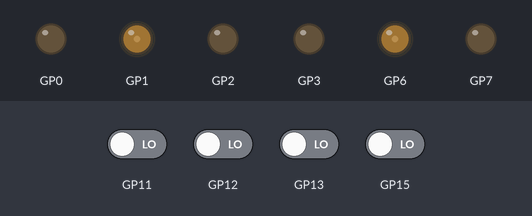
A program run on a simulated Raspberry Pi Pico running MicroPython. Shown: output pins drawn as LEDs (lit = HIGH). The test bench sets the inputs (shaded band); at power-on: GP11–13, GP15 LOW. What the program prints to the serial console is not drawn.

Above: at 1.28 s.
1.3 s: GP13 driven HIGH
At 4.03 s:
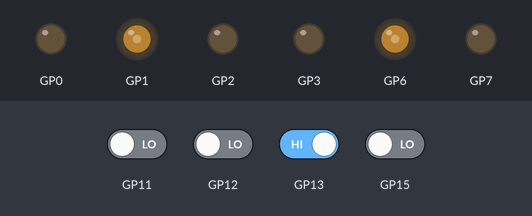
At 13.8 s:
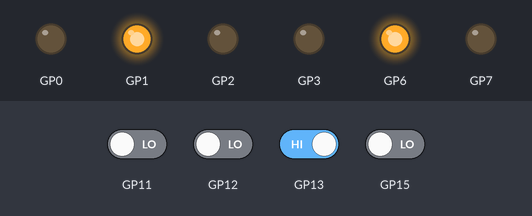
Timing chart, 0 to 15.3 s (numbered marks = the images above; inputs shaded):
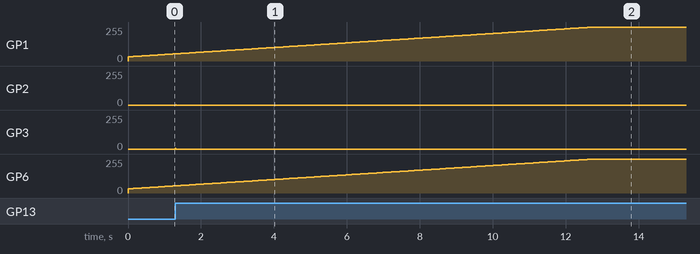

Measured:
- after the input at 1.3 s, GP2: 0/255 → 1/255 at once, → 0/255 0.01 s later; GP3: 0/255 → 6/255 at once, → 0/255 0.01 s later

The program:

main.py
```python
from machine import Pin, PWM, Timer
import time

class Motor:
    def __init__(self, pwm_pin_forward, pwm_pin_reverse, encoder_pin_a, encoder_pin_b,
                 ticks_per_rev=620, Kp=160, Ki=90, Kd=0.05, freq=1000, timer_period=10):
        # Initialize encoder pins
        self.encoder_pin_a = Pin(encoder_pin_a, Pin.IN)
        self.encoder_pin_b = Pin(encoder_pin_b, Pin.IN)

        # Initialize motor PWM pins
        self.motor_pwm1 = PWM(Pin(pwm_pin_forward))
        self.motor_pwm2 = PWM(Pin(pwm_pin_reverse))
        self.motor_pwm1.freq(freq)
        self.motor_pwm2.freq(freq)

        # PID and encoder parameters
        self.ticks_per_rev = ticks_per_rev
        self.Kp = Kp
        self.Ki = Ki
        self.Kd = Kd
        self.target_rpm = 0

        self.encoder_count = 0
        self.last_time = time.ticks_ms()
        self.last_error = 0
        self.integral = 0
        self.rpm = 0  # Store the current RPM

        # Attach the interrupt handler to encoder pin A.
        self.encoder_pin_a.irq(trigger=Pin.IRQ_RISING, handler=self._encoder_isr)

        # Setup a timer to call update_motor_speed periodically.
        self.timer = Timer(-1)
        self.timer.init(period=timer_period, mode=Timer.PERIODIC, callback=self.update_motor_speed)

    def _encoder_isr(self, pin):
        """
        Encoder interrupt handler.
        Checks the value of encoder_pin_b to determine rotation direction.
        """
        if self.encoder_pin_b.value() == 1:
            self.encoder_count += 1  # Forward rotation
        else:
            self.encoder_count -= 1  # Reverse rotation

    def set_motor_speed(self, speed):
        """
        Sets the motor speed and direction by adjusting the PWM duty cycle.
        """
        speed = max(min(speed, 65535), -65535)  # Limit the PWM duty cycle

        if speed == 0:
            self.motor_pwm1.duty_u16(0)
            self.motor_pwm2.duty_u16(0)
        elif speed > 0:
            self.motor_pwm1.duty_u16(0)
            self.motor_pwm2.duty_u16(int(speed))
        else:
            self.motor_pwm1.duty_u16(int(-speed))
            self.motor_pwm2.duty_u16(0)

    def update_motor_speed(self, t):
        """
        Called periodically by the Timer.
        Computes the actual RPM, calculates PID error, and adjusts the motor PWM.
        """
        current_time = time.ticks_ms()
        dt = time.ticks_diff(current_time, self.last_time) / 1000.0  # Convert to seconds

        # Calculate RPM
        if dt > 0:
            self.rpm = (self.encoder_count * 60 / self.ticks_per_rev) / dt
        else:
            self.rpm = 0

        # Reset encoder count and update the last time measurement.
        self.encoder_count = 0
        self.last_time = current_time

        # Compute error
        error = self.target_rpm - self.rpm

        # Integral term with decay when target RPM is zero
        if self.target_rpm == 0:
            self.integral *= 0.9  # Decay integral when not in use
        else:
            self.integral += error * dt  # Normal integral

        derivative = (error - self.last_error) / dt if dt > 0 else 0

        # Compute PID output
        output = (self.Kp * error) + (self.Ki * self.integral) + (self.Kd * derivative)

        self.last_error = error

        # Debug output
#         print("Target RPM: {:0.2f}, Measured RPM: {:.2f}, Error: {:.2f}, Integral: {:.2f}, Output: {:.2f}"
#               .format(self.target_rpm, self.rpm, error, self.integral, output))

        # Set motor speed
        self.set_motor_speed(output)

    def get_rpm(self):
        """
        Returns the current measured RPM.
        """
        return self.rpm


# Initialize Motors
motor1 = Motor(pwm_pin_forward=0, pwm_pin_reverse=1, encoder_pin_a=11, encoder_pin_b=10)
motor2 = Motor(pwm_pin_forward=2, pwm_pin_reverse=3, encoder_pin_a=13, encoder_pin_b=12)
motor3 = Motor(pwm_pin_forward=6, pwm_pin_reverse=7, encoder_pin_a=15, encoder_pin_b=14)

# Movement Functions
def reverse():
    motor1.target_rpm = -50
    motor3.target_rpm = 50

def forward():
    motor1.target_rpm = 50
    motor3.target_rpm = -50

def rotateR():
    motor1.target_rpm = 50
    motor2.target_rpm = 50
    motor3.target_rpm = 50

def rotateL():
    motor1.target_rpm = -50
    motor2.target_rpm = -50
    motor3.target_rpm = -50

def stop():
    motor1.target_rpm = 0
    motor2.target_rpm = 0
    motor3.target_rpm = 0

# Directional Movements
def forwardR():
    motor2.target_rpm = -50
    motor3.target_rpm = 50

def reverseR():
    motor2.target_rpm = 50
    motor3.target_rpm = -50

def forwardL():
    motor2.target_rpm = -50
    motor1.target_rpm = 50

def reverseL():
    motor2.target_rpm = 50
    motor1.target_rpm = -50


# Main Loop
while True:
    motor1.target_rpm = 50
    motor3.target_rpm = -50
    motor2.target_rpm = 0
    print("Motor1 RPM:", motor1.get_rpm(), "Motor2 RPM:", motor2.get_rpm(), "Motor3 RPM:", motor3.get_rpm())
    time.sleep(0.1)
```
